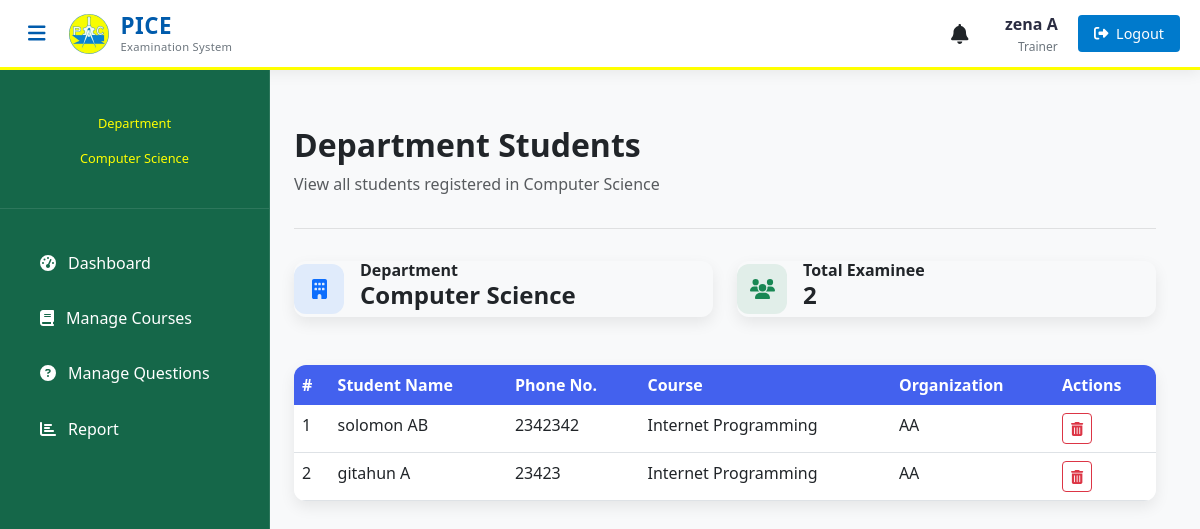
Page /teacher/teacher-view-department (signed in) on the earlier database version.
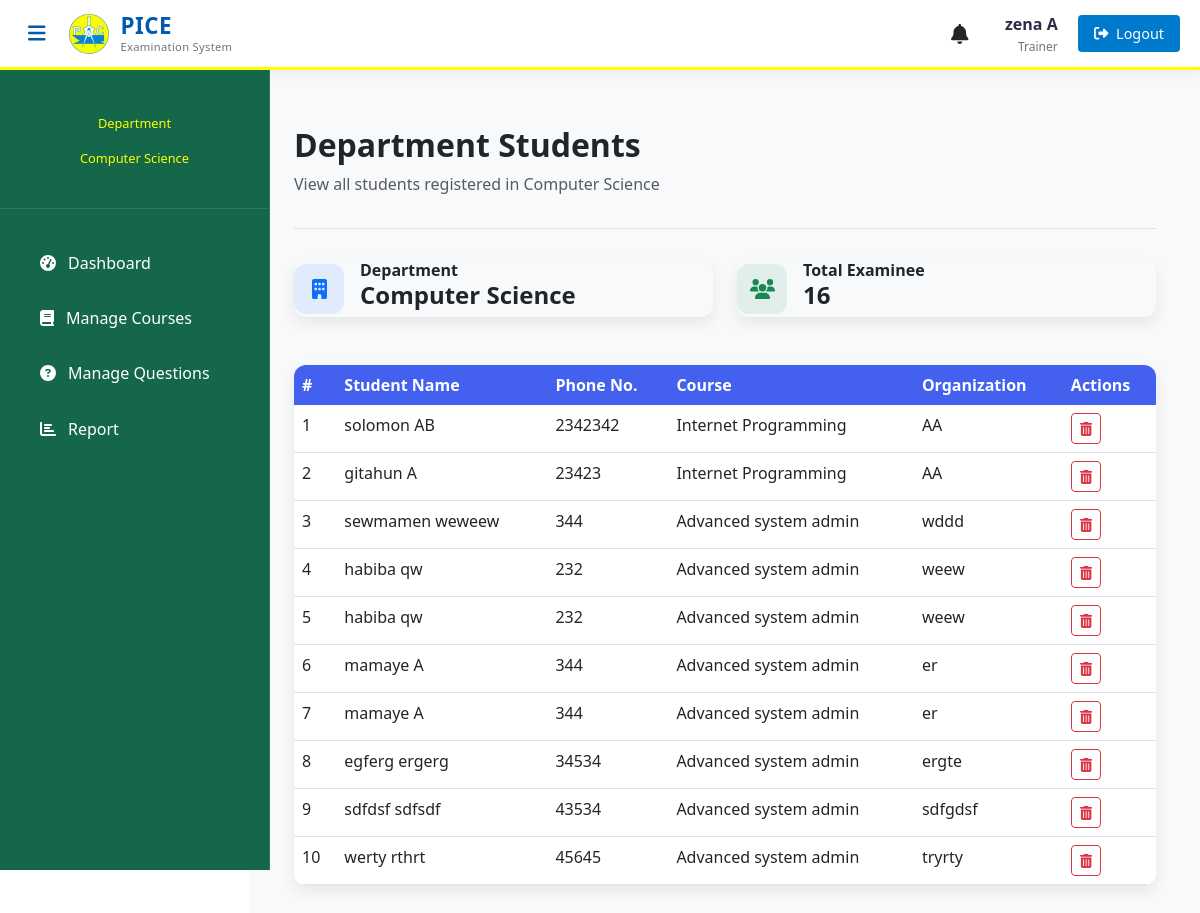
Same page on the later database version.
### student/models.py (models this page shows, shortened)
class Student(models.Model):
    user=models.OneToOneField(User,on_delete=models.CASCADE)
    address = models.CharField(max_length=40)
    mobile = models.CharField(max_length=20,null=False)
    organization = models.CharField(max_length=200, null=False)
    course = models.ForeignKey(
        'exam.Course',
        on_delete=models.SET_NULL,
        null=True
    )
    department = models.ForeignKey(
        'exam.Department',  # Reference to your Department model
        on_delete=models.SET_NULL,
        null=True,
        blank=True,
        related_name='students'
    )

### exam/models.py (models this page shows, shortened)
class Course(models.Model):
    course_name = models.CharField(max_length=50)
    question_number = models.PositiveIntegerField()
    total_marks = models.PositiveIntegerField(default=100)
    given_time = models.PositiveIntegerField(default=60)
    department = models.ForeignKey(Department, on_delete=models.CASCADE, related_name='course_set')
    examiners = models.ManyToManyField(Examiner, blank=True, related_name='courses')
    is_seen = models.BooleanField(default=False)

### teacher/views.py (the view)
# urls.py: path('teacher-view-department',views.teacher_view_department_view, name='teacher-view-department'),
@login_required(login_url='teacher:teacherlogin')
def teacher_view_department_view(request, department_id=None):
    department = get_teacher_department(request)
    student_list = SMODEL.Student.objects.filter(department=department).order_by('id')  # or 'last_name', 'first_name', etc.
    paginator = Paginator(student_list, 10)  # Show 10 students per page
    page_number = request.GET.get('page')
    students = paginator.get_page(page_number)
    context = {
        'department': department,
        'students': students,
        'student_list': student_list,
    }
    return render(request, 'teacher/teacher_view_examinee_department.html', context)

### exam/models.py (called while the page is built)
   def __str__(self):
        return self.department_name

### teacher/views.py (called while the page is built)
def get_teacher_department(request):
    teacher = get_object_or_404(models.Teacher, user=request.user)
    return teacher.department

### templates/teacher/teacher_view_examinee_department.html (shortened to what this page needs)
{% extends 'teacher/teacherbase.html' %}
{% load widget_tweaks %}
{% block content %}
<head>
    <link href="https://cdn.jsdelivr.net/npm/bootstrap@5.3.0/dist/css/bootstrap.min.css" rel="stylesheet">
    <link rel="stylesheet" href="https://cdnjs.cloudflare.com/ajax/libs/font-awesome/6.4.0/css/all.min.css">
</head>
<div class="container py-4">
    <div class="page-header d-flex justify-content-between align-items-center">
        <div>
            <h2 class="fw-bold mb-2">Department Students</h2>
            <p class="text-muted">View all students registered in {{ department}}</p>
        </div>
    </div>
    <div class="row mb-4">
        <div class="col-md-6">
            <div class="department-card">
                <div class="card-body">
                    <div class="d-flex align-items-center">
                        <div class="icon-wrapper bg-primary bg-opacity-10 text-primary me-3" style="width: 50px; height: 50px; border-radius: 12px; display: flex; align-items: center; justify-content: center;">
                            <i class="fas fa-building fa-lg"></i>
                        </div>
                        <div>
                            <h6 class="mb-0 fw-bold">Department</h6>
                            <h4 class="fw-bold">{{ department }}</h4>
                        </div>
                    </div>
                </div>
            </div>
        </div>
        <div class="col-md-6">
            <div class="department-card">
                <div class="card-body">
                    <div class="d-flex align-items-center">
                        <div class="icon-wrapper bg-success bg-opacity-10 text-success me-3" style="width: 50px; height: 50px; border-radius: 12px; display: flex; align-items: center; justify-content: center;">
                            <i class="fas fa-users fa-lg"></i>
                        </div>
                        <div>
                            <h6 class="mb-0 fw-bold">Total Examinee</h6>
                            <h4 class="fw-bold">{{ student_list.count }}</h4>
                        </div>
                    </div>
                </div>
            </div>
        </div>
    </div>
    {% if students %}
    <div class="student-table">
        <div class="table-responsive">
            <table class="table table-hover mb-0">
                <thead>
                    <tr>
                        <th>#</th>
                        <th>Student Name</th>
                        <th>Phone No.</th>
                        <th>Course</th>
                        <th>Organization</th>
                        <th>Actions</th>
                    </tr>
                </thead>
                <tbody>
                    {% for student in students %}
                    <tr>
                        <td>{{ forloop.counter }}</td>
                        <td>
                            <div class="d-flex align-items-center">
                                <span>{{ student.user.get_full_name }}</span>
                            </div>
                        </td>
                        <td>{{ student.mobile }}</td>
                        <td>{{ student.course.course_name }}</td>
                        <td>{{ student.organization }}</td>
                        <td>
                            <a href="{% url 'teacher:delete-view-student-list' student.id %}" class="btn btn-sm btn-outline-danger" title="Delete">
                                <i class="fas fa-trash-alt"></i>
                            </a>
                        </td>
                    </tr>
                    {% endfor %}
                </tbody>
            </table>
        </div>
    </div>
    {% endif %}
</div>
{% endblock content %}

Differences in the rows shown:
added Student: user.get_full_name "sewmamen weweew", mobile "344", course.course_name "Advanced system admin", organization "wddd"
added Student: user.get_full_name "habiba qw", mobile "232", course.course_name "Advanced system admin", organization "weew"
added Student: user.get_full_name "habiba qw", mobile "232", course.course_name "Advanced system admin", organization "weew"
added Student: user.get_full_name "mamaye A", mobile "344", course.course_name "Advanced system admin", organization "er"
added Student: user.get_full_name "mamaye A", mobile "344", course.course_name "Advanced system admin", organization "er"
added Student: user.get_full_name "egferg ergerg", mobile "34534", course.course_name "Advanced system admin", organization "ergte"
added Student: user.get_full_name "sdfdsf sdfsdf", mobile "43534", course.course_name "Advanced system admin", organization "sdfgdsf"
added Student: user.get_full_name "werty rthrt", mobile "45645", course.course_name "Advanced system admin", organization "tryrty"
Other differences:
{{ student_list.count }}: "2" → "16"
